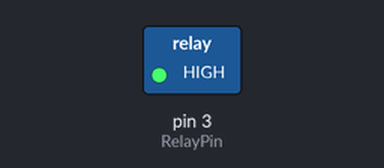
The sketch below on a simulated Arduino Uno, built with avr-gcc and run on an emulated ATmega328P. Shown: switched loads named in the sketch (green lamp = pin HIGH). Dashed ring = blinking.

Above: at 0.5 s.
Timing chart, 0 to 4.6 s (numbered marks = the images above):
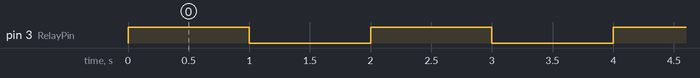

The sketch:

Relay_Code.ino
```cpp
int RelayPin =3; //Define digital interfase #8,connect Triode base
void setup()
{
pinMode(RelayPin, OUTPUT); //Define RelayPin interface as output
}
void loop()
{
digitalWrite(RelayPin, HIGH); //Drive the relay to be close and work.
digitalWrite(13,HIGH);
delay(1000); //Delay 1 sec.
digitalWrite(RelayPin, LOW); //Drive the relay to be off.
delay(1000); //Delay 1 sec.
}
```

Measured:
- by itself, pin 3 (RelayPin): alternates HIGH for 1.0 s and LOW for 1.0 s
